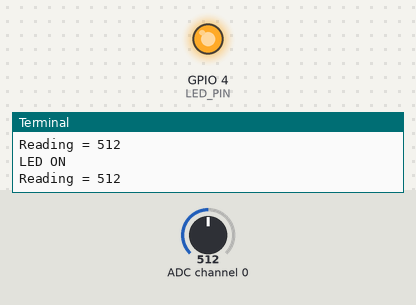
Recording of a program running on a simulated Raspberry Pi (BCM pin numbers). Shown: output pins drawn as LEDs (lit = HIGH), the last lines printed to the terminal. The test bench sets the inputs (shaded band); at power-on: ADC channel 0 = 512 (analog values on the 0–1023 scale).

Above: at 1.2 s.
1.3 s: ADC channel 0 set to 520
At 2.7 s:
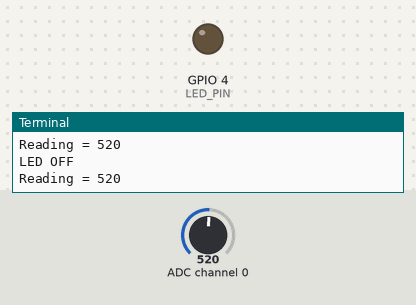
3.0 s: ADC channel 0 set to 511
At 4.0 s:
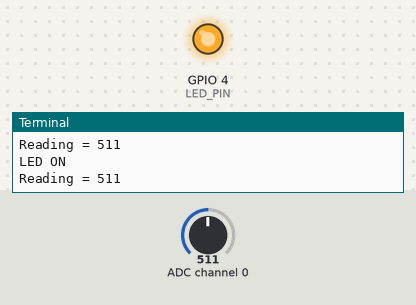
4.5 s: ADC channel 0 set to 716
At 5.2 s:
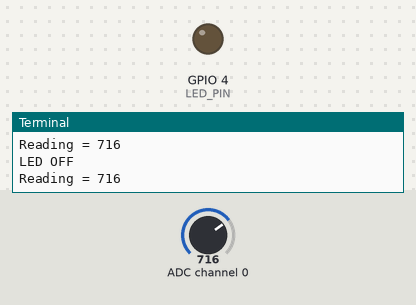
Timing chart, 0 to 7.5 s (numbered marks = the images above; inputs shaded):
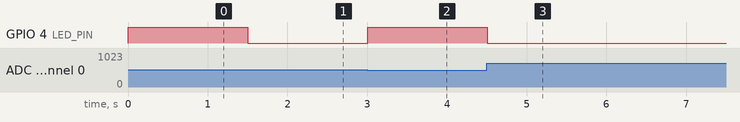

The program:

LDRtask.py
```python
import spidev
import time
import RPi.GPIO as GPIO

LED_PIN = 4
GPIO.setmode(GPIO.BCM)
GPIO.setup(LED_PIN, GPIO.OUT)
#spi 인스턴스 생성
spi = spidev.SpiDev()
#spi 통신 시작
spi.open(0,0)

spi.max_speed_hz = 100000
#채널에서 읽어온 아날로그 값을 디지털 값으로 리턴하는 함수
def analog_read(channel):
  # [byte_1, byte_2, byte_3]
  # byte_1 : 1
  # byte_2 : channel(0) + 8 = 0000 1000 << 4 -> 1000 0000
  # byte_3 : 0
  ret = spi.xfer2([1, (channel + 8) << 4, 0])
  adc_out = ((ret[1] & 3) << 8) + ret[2]
  return adc_out
try:
    while True:
        reading = analog_read(0)
        if reading <= 512:
          GPIO.output(LED_PIN, GPIO.HIGH)
          print("LED ON")
        elif reading > 512:
          GPIO.output(LED_PIN, GPIO.LOW)
          print("LED OFF")


        print("Reading = %d" % (reading))
        time.sleep(0.5)
finally:
    spi.close()
```

Measured:
- the behaviour switches between 512 and 513 on ADC channel 0 (found by bisection; images 0 and 1)
- after the input at 1.3 s, GPIO 4 (LED_PIN): HIGH → LOW after 0.20 s
- after the input at 3.0 s, GPIO 4 (LED_PIN): LOW → HIGH at once
- after the input at 4.5 s, GPIO 4 (LED_PIN): HIGH → LOW at once
